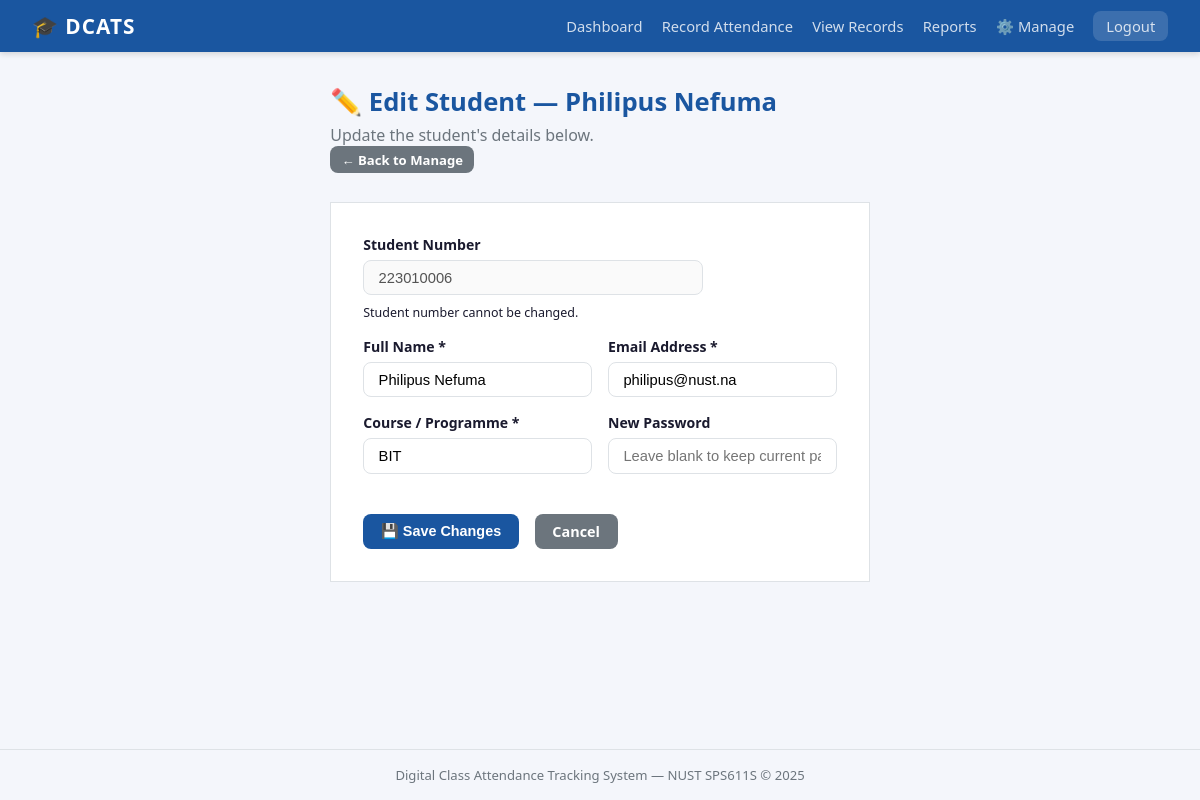
The app's page /admin/students/edit/1 (signed in) with its own data.
### app/models/student.py (models this page shows, shortened)
class Student(db.Model):
    __tablename__ = "students"
    id      = db.Column(db.Integer, primary_key=True)
    user_id = db.Column(db.Integer, db.ForeignKey("users.id"), unique=True, nullable=False)
    name    = db.Column(db.String(100), nullable=False)
    email   = db.Column(db.String(120), unique=True, nullable=False)
    course  = db.Column(db.String(50),  nullable=False)
    user        = db.relationship("User",       back_populates="student")
    attendances = db.relationship("Attendance", back_populates="student", lazy="dynamic")

### app/models/user.py (models this page shows, shortened)
class User(UserMixin, db.Model):
    __tablename__ = "users"
    id       = db.Column(db.Integer, primary_key=True)
    username = db.Column(db.String(50), unique=True, nullable=False)
    password = db.Column(db.String(256), nullable=False)
    role     = db.Column(db.String(10), nullable=False)   # "lecturer" | "student"
    lecturer = db.relationship("Lecturer", back_populates="user", uselist=False)
    student  = db.relationship("Student",  back_populates="user", uselist=False)
    def is_lecturer(self) -> bool:
        return self.role == "lecturer"

### app/controllers/admin_controller.py (the view, shortened to what this page needs)
@admin_bp.route("/students/edit/<int:student_id>", methods=["GET", "POST"])
@login_required
def edit_student(student_id):
    guard = _require_lecturer()
    if guard:
        return guard
    stu = Student.query.get_or_404(student_id)
    return render_template("admin/edit_student.html", stu=stu)

### app/controllers/admin_controller.py (called while the page is built)
def _require_lecturer():
    if not current_user.is_authenticated or not current_user.is_lecturer():
        flash("Access restricted to lecturers.", "danger")
        return redirect(url_for("auth.login"))
    return None

### app/templates/admin/edit_student.html (shortened to what this page needs)
{% extends "shared/base.html" %}
{% block content %}
<div class="page-header">
  <h2>✏️ Edit Student — {{ stu.name }}</h2>
  <p>Update the student's details below.</p>
  <a href="{{ url_for('admin.index') }}" class="btn btn-secondary btn-sm">← Back to Manage</a>
</div>
<div class="form-card">
  <form method="POST" action="{{ url_for('admin.edit_student', student_id=stu.id) }}">
    <div class="form-group" style="max-width:340px;">
      <label>Student Number</label>
      <input type="text" value="{{ stu.user.username }}" disabled />
      <small>Student number cannot be changed.</small>
    </div>
    <div class="form-row">
      <div class="form-group">
        <label for="name">Full Name *</label>
        <input type="text" id="name" name="name"
               value="{{ stu.name }}" required />
      </div>
      <div class="form-group">
        <label for="email">Email Address *</label>
        <input type="email" id="email" name="email"
               value="{{ stu.email }}" required />
      </div>
    </div>
    <div class="form-row">
      <div class="form-group">
        <label for="course">Course / Programme *</label>
        <input type="text" id="course" name="course"
               value="{{ stu.course }}" required />
      </div>
      <div class="form-group">
        <label for="password">New Password</label>
        <input type="password" id="password" name="password"
               placeholder="Leave blank to keep current password" />
      </div>
    </div>
    <div class="form-actions">
      <button type="submit" class="btn btn-primary">💾 Save Changes</button>
      <a href="{{ url_for('admin.index') }}" class="btn btn-secondary">Cancel</a>
    </div>
  </form>
</div>
{% endblock %}

### app/static/css/styles.css (style rules this page uses)
:root { --primary: #1a56a0; --primary-d: #143f7a; --success: #198754; --danger: #dc3545; --warning: #ffc107; --info: #0dcaf0; --bg: #f4f6fb; --card: #ffffff; --text: #1a1a2e; --muted: #6c757d; --border: #dee2e6; --radius: 8px; }
* { box-sizing: border-box; margin: 0; padding: 0; }
body { font-family: 'Segoe UI', Tahoma, Geneva, Verdana, sans-serif; background: var(--bg); color: var(--text); min-height: 100vh; display: flex; flex-direction: column; }
.page-header { margin-bottom: 1.8rem; }
.page-header h2 { font-size: 1.6rem; color: var(--primary); margin-bottom: 0.3rem; }
.page-header p { color: var(--muted); }
.btn { display: inline-block; padding: 0.5rem 1.1rem; border-radius: var(--radius); font-size: 0.9rem; font-weight: 600; cursor: pointer; border: none; text-decoration: none; transition: opacity 0.2s, transform 0.1s; }
.btn-primary { background: var(--primary); color: #fff; }
.btn-secondary { background: #6c757d; color: #fff; }
.btn-sm { padding: 0.3rem 0.7rem; font-size: 0.82rem; }
.form-group { display: flex; flex-direction: column; gap: 0.35rem; margin-bottom: 1rem; }
.form-group label { font-size: 0.88rem; font-weight: 600; color: var(--text); }
.form-group input, .form-group select { padding: 0.55rem 0.9rem; border: 1px solid var(--border); border-radius: var(--radius); font-size: 0.92rem; width: 100%; }
.form-row { display: flex; gap: 1rem; flex-wrap: wrap; }
.form-row .form-group { flex: 1; min-width: 200px; }
.form-actions { display: flex; gap: 1rem; margin-top: 1.5rem; }
.form-card { background: var(--card); border: 1px solid var(--border); border-radius: var(--radius-lg); padding: 2rem; max-width: 750px; box-shadow: var(--shadow-sm); }
.form-group small { font-size: 0.78rem; color: var(--text-muted); margin-top: 0.2rem; }

### records on screen
Student: name "Philipus Nefuma", email "philipus@nust.na", course "BIT"
User: user.username "223010006"
